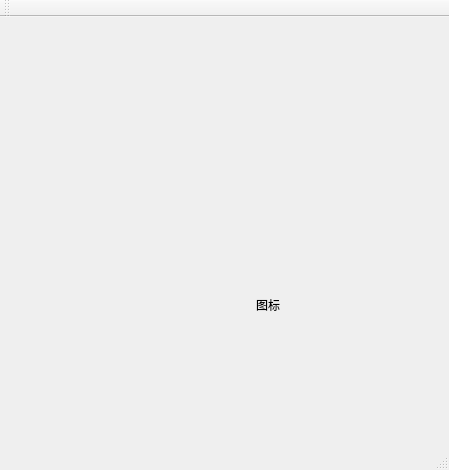
<?xml version="1.0" encoding="UTF-8"?>
<ui version="4.0">
 <class>MainWindow</class>
 <widget class="QMainWindow" name="MainWindow">
  <property name="geometry">
   <rect>
    <x>0</x>
    <y>0</y>
    <width>449</width>
    <height>470</height>
   </rect>
  </property>
  <property name="windowTitle">
   <string>MainWindow</string>
  </property>
  <property name="windowIcon">
   <iconset resource="resourses.qrc">
    <normaloff>:/Resourse/resources/Wifi.png</normaloff>:/Resourse/resources/Wifi.png</iconset>
  </property>
  <widget class="QWidget" name="centralWidget">
   <widget class="QLabel" name="label_test">
    <property name="geometry">
     <rect>
      <x>256</x>
      <y>256</y>
      <width>64</width>
      <height>64</height>
     </rect>
    </property>
    <property name="text">
     <string>图标</string>
    </property>
   </widget>
  </widget>
  <widget class="QMenuBar" name="menuBar">
   <property name="geometry">
    <rect>
     <x>0</x>
     <y>0</y>
     <width>449</width>
     <height>23</height>
    </rect>
   </property>
  </widget>
  <widget class="QToolBar" name="mainToolBar">
   <attribute name="toolBarArea">
    <enum>TopToolBarArea</enum>
   </attribute>
   <attribute name="toolBarBreak">
    <bool>false</bool>
   </attribute>
  </widget>
  <widget class="QStatusBar" name="statusBar"/>
 </widget>
 <layoutdefault spacing="6" margin="11"/>
 <resources>
  <include location="resourses.qrc"/>
 </resources>
 <connections/>
</ui>
